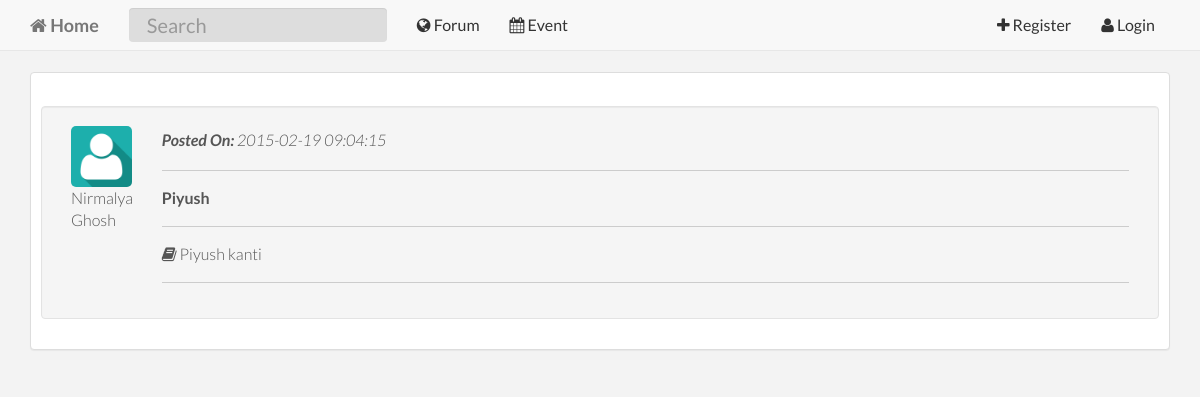
Before: /notice-topic.php?notice_topic_id=3 with the older database file.
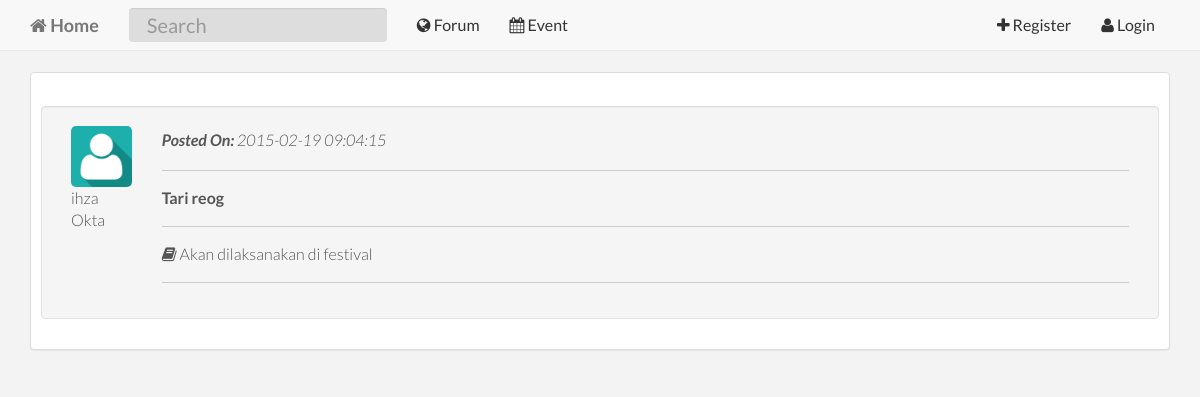
After: the same page with the newer database file.
### tables this page shows
CREATE TABLE `user` (
  `user_id` int(11) NOT NULL,
  `user_email` varchar(255) NOT NULL,
  `user_password` varchar(255) NOT NULL,
  `user_firstname` text NOT NULL,
  `user_lastname` text NOT NULL,
  `user_avatar` varchar(255) NOT NULL,
  `user_shortbio` text,
  `user_username` varchar(255) NOT NULL,
  `user_longbio` text,
  `user_website` varchar(255) DEFAULT NULL,
  `user_dob` date DEFAULT NULL,
  `user_profession` text,
  `user_gender` varchar(255) DEFAULT NULL,
  `user_address` text,
  `user_backgroundpicture` varchar(255) NOT NULL,
  `user_joindate` date NOT NULL,
  `user_country` varchar(255) DEFAULT NULL
);

CREATE TABLE `notice_topic` (
  `notice_topic_id` int(11) NOT NULL,
  `notice_topic_name` text NOT NULL,
  `notice_topic_time` timestamp NOT NULL DEFAULT CURRENT_TIMESTAMP,
  `notice_topic_body` text NOT NULL,
  `notice_topic_created_by` varchar(255) NOT NULL,
  `notice_topic_kategori` varchar(255) NOT NULL,
  `notice_topic_image` varchar(20) NOT NULL
);

### notice-topic.php (the view, shortened to what this page needs)
<?php
    require '_database/database.php';
    if(isset($_SESSION['user_username'])){
?>
<?php include 'controllers/navigation/first-navigation.php' ?>
<?php
    }
    else{
?>
<?php include 'controllers/navigation/index-before-login-navigation.php' ?>
<?php
    }
?>
<?php
    $notice_topic_id = mysqli_real_escape_string($database,$_REQUEST['notice_topic_id']);
    $sql = "SELECT * FROM notice_topic where notice_topic_id = '$notice_topic_id'";
    $result = mysqli_query($database,$sql);
    $rws = mysqli_fetch_array($result);
    $temp_user_username = $rws['notice_topic_created_by'];
    $sql_search_username = "SELECT * FROM user WHERE user_username = '$temp_user_username'";
    $result_search_username = mysqli_query($database,$sql_search_username) or die(mysqli_error($database));
    $rws_search_username = mysqli_fetch_array($result_search_username);
?>
        <div class="container">
            <div class="panel panel-default">
                <div class="panel-body">
                    <br>
                    <div class="well">
                        <div class="row clearfix">
                            <div class="col-md-1 column">
                                <img src="userfiles/avatars/<?php echo $rws_search_username['user_avatar'];?>" class="img-responsive notice-topic-avatar" alt="<?php echo $rws_search_username['user_firstname'];?> <?php echo $rws_search_username['user_lastname'];?>">
                                <?php echo $rws_search_username['user_firstname'];?> <?php echo $rws_search_username['user_lastname'];?>
                            </div>
                            <div class="col-md-11 column">
                                <p class="margin-top50"><i><strong>Posted On:</strong> <?php echo $rws['notice_topic_time']; ?></i></p>
                                <hr>
                                <div class="topic-user-name">
                                    <strong><?php echo $rws['notice_topic_name'];?></strong>
                                </div>
                                <hr>
                                <div class="topic-body">
                                    <i class="fa fa-book"></i> <?php echo $rws['notice_topic_body'];?>
                                </div>
                                <hr>
                            </div>
                        </div>
                    </div>
                </div>
            </div>
        </div>

Changed rows visible on the page:
no longer on this page (row unchanged): user: user_avatar (placeholder picture), user_firstname "Nirmalya", user_lastname "Ghosh"
added user: user_avatar (placeholder picture), user_firstname "ihza", user_lastname "Okta"
changed notice_topic: notice_topic_name "Piyush" → "Tari reog"; notice_topic_body "Piyush kanti" → "Akan dilaksanakan di festival"
